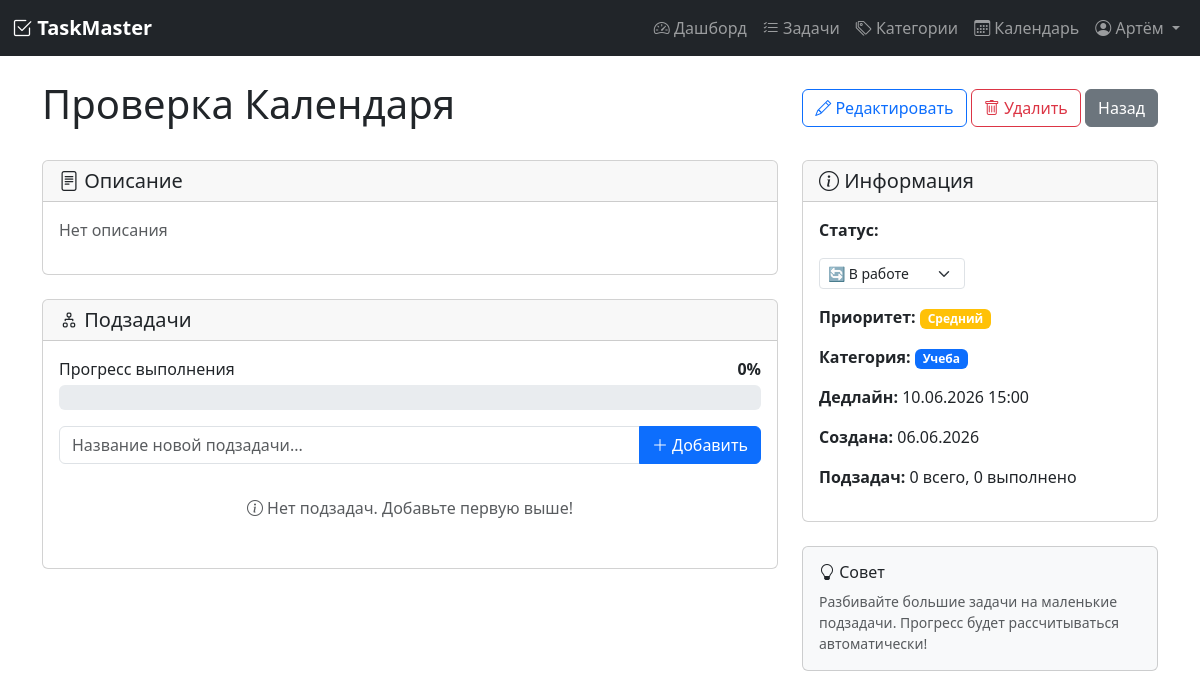
Page /task/4 (signed in) on the earlier database version.
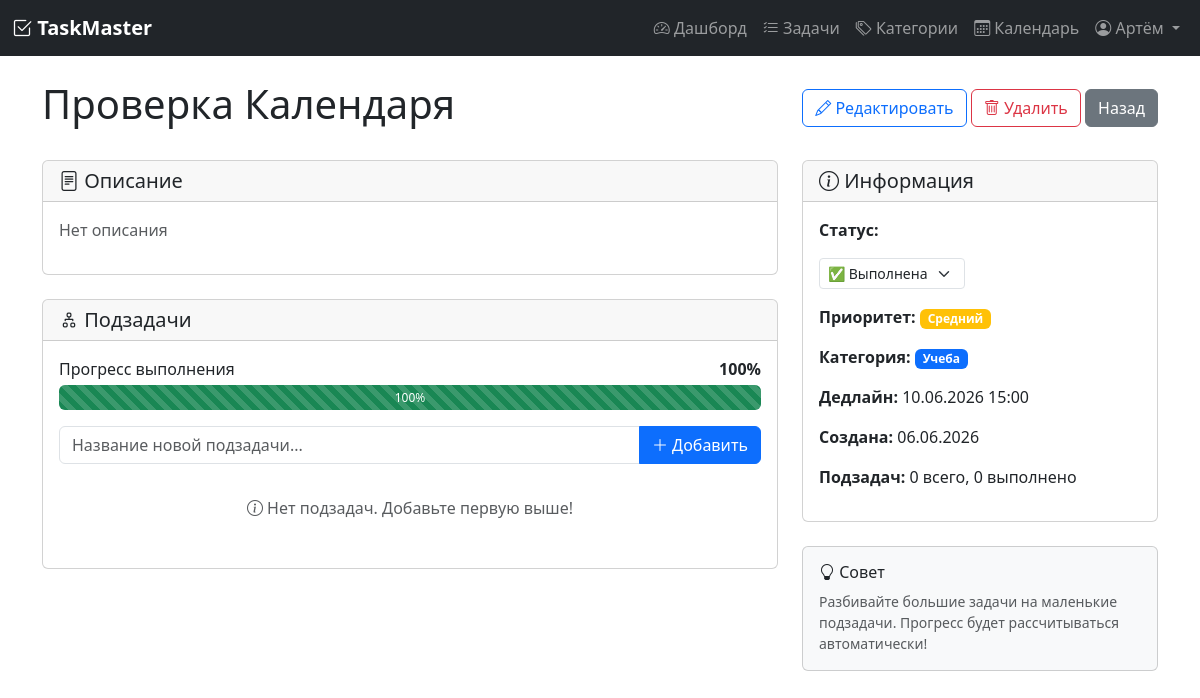
Same page on the later database version.
### models.py (models this page shows, shortened)
class Task(db.Model):
    __tablename__ = 'task'
    id = db.Column(db.Integer, primary_key=True)
    title = db.Column(db.String(200), nullable=False)
    description = db.Column(db.Text, default='')
    status = db.Column(db.String(20), default='pending')  # pending, in_progress, completed
    priority = db.Column(db.String(20), default='medium')  # low, medium, high
    deadline = db.Column(db.DateTime, nullable=True)
    created_at = db.Column(db.DateTime, default=datetime.utcnow)
    updated_at = db.Column(db.DateTime, default=datetime.utcnow, onupdate=datetime.utcnow)
    user_id = db.Column(db.Integer, db.ForeignKey('user.id'), nullable=False)
    category_id = db.Column(db.Integer, db.ForeignKey('category.id'), nullable=True)
    subtasks = db.relationship('Subtask', backref='parent_task', lazy=True, cascade='all, delete-orphan')
    tags = db.relationship('Tag', secondary=task_tags, backref='tasks', lazy='dynamic')
    attachments = db.relationship('Attachment', backref='task', lazy=True, cascade='all, delete-orphan')
    recurring_rule = db.relationship('RecurringRule', backref='task', uselist=False, cascade='all, delete-orphan')
    @property
    def progress(self):
        if not self.subtasks:
            return 100 if self.status == 'completed' else 0
        completed = sum(1 for st in self.subtasks if st.is_completed)
        return int((completed / len(self.subtasks)) * 100)
    @property
    def is_overdue(self):
        if self.status == 'completed':
            return False
        if self.deadline and self.deadline < datetime.utcnow():
            return True
        return False

### app.py (the view)
@app.route('/task/<int:task_id>')
@login_required
def task_detail(task_id):
    task = Task.query.get_or_404(task_id)
    if task.user_id != current_user.id:
        flash('У вас нет доступа к этой задаче', 'danger')
        return redirect(url_for('tasks'))
    return render_template('task_detail.html', task=task)

### app.py (called while the page is built)
@login_manager.user_loader
def load_user(user_id):
    return User.query.get(int(user_id))

### templates/task_detail.html (shortened to what the changed rows need)
{% extends "base.html" %}
{% block content %}
<div class="d-flex justify-content-between align-items-center mb-4">
    <h1>{{ task.title }}</h1>
    <div>
        <a href="{{ url_for('task_edit', task_id=task.id) }}" class="btn btn-outline-primary">
        </a>
        <form action="{{ url_for('task_delete', task_id=task.id) }}" method="POST" class="d-inline"
              onsubmit="return confirm('Удалить задачу? Все подзадачи также будут удалены')">
        </form>
        <a href="{{ url_for('tasks') }}" class="btn btn-secondary">Назад</a>
    </div>
</div>
<div class="row">
    <div class="col-md-8">
        <div class="card mb-4">
            <div class="card-body">
                <div class="mb-3">
                    <div class="d-flex justify-content-between mb-1">
                        <span><strong>{{ task.progress }}%</strong></span>
                    </div>
                    <div class="progress" style="height: 25px;">
                        <div class="progress-bar bg-success progress-bar-striped"
                             style="width: {{ task.progress }}%">
                            {{ task.progress }}%
                        </div>
                    </div>
                </div>
            </div>
        </div>
    </div>
    <div class="col-md-4">
        <div class="card mb-4">
            <div class="card-body">
                <p><strong>Статус:</strong>
                    <form action="{{ url_for('task_change_status', task_id=task.id) }}" method="POST" class="d-inline">
                        <select name="status" class="form-select form-select-sm d-inline-block" style="width: auto;" onchange="this.form.submit()">
                            <option value="in_progress" {% if task.status == 'in_progress' %}selected{% endif %}>🔄 В работе</option>
                            <option value="completed" {% if task.status == 'completed' %}selected{% endif %}>✅ Выполнена</option>
                        </select>
                    </form>
                </p>
                <p><strong>Приоритет:</strong>
                    {% if task.priority == 'high' %}
                        <span class="badge bg-danger">Высокий</span>
                    {% elif task.priority == 'medium' %}
                        <span class="badge bg-warning">Средний</span>
                    {% else %}
                        <span class="badge bg-info">Низкий</span>
                    {% endif %}
                </p>
                <p><strong>Категория:</strong>
                    {% if task.category %}
                        <span class="badge" style="background-color: {{ task.category.color }}">
                        </span>
                    {% else %}
                        —
                    {% endif %}
                </p>
                <p><strong>Дедлайн:</strong>
                    {% if task.deadline %}
                        {{ task.deadline.strftime('%d.%m.%Y %H:%M') }}
                    {% else %}
                        —
                    {% endif %}
                </p>
                <p><strong>Создана:</strong> {{ task.created_at.strftime('%d.%m.%Y') }}</p>
                <p><strong>Подзадач:</strong>
                    {{ task.subtasks|length }} всего,
                    {{ task.subtasks|selectattr('is_completed')|list|length }} выполнено
                </p>
            </div>
        </div>
    </div>
</div>
{% endblock %}

Differences in the rows shown:
changed Task "Проверка Календаря": progress "0" → "100"; progress (not shown) → "100"; status "🔄 В работе" → "✅ Выполнена"
